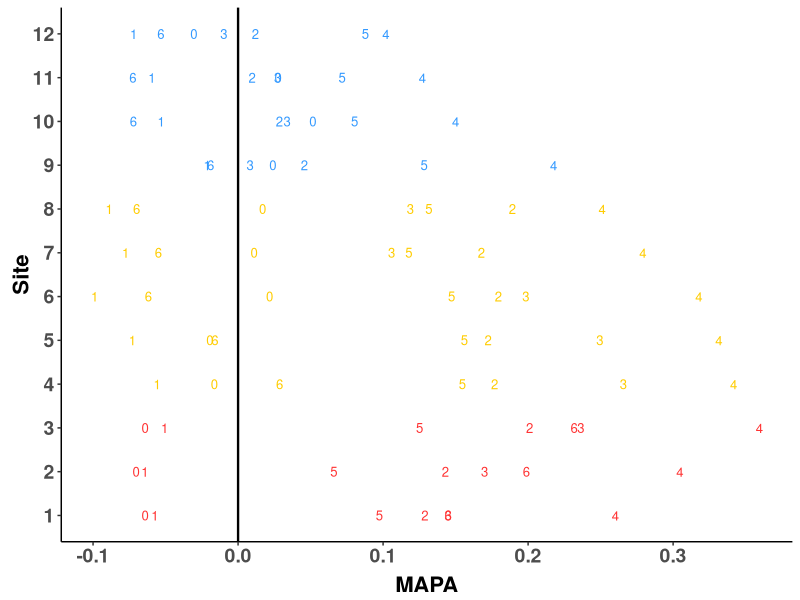

Source code (R):
######

#Import Library
library(tidyverse)

#Import data
dat <- read.csv('Data/env_lag0.csv')

#Clean up dataset and set regions and lables
dat<-dat %>% mutate(Region = ifelse(Lat >= 40, "North", 
                                            ifelse((Lat >35) & (Lat <40), "Centre","South"))) %>%
  mutate(Site.Lat=paste(Lat,Site,sep="_")) #Set up Site.Lat
dat$Region<-as.factor(dat$Region) #Make Region appear in logical order
dat$Region<-factor(dat$Region,levels=c("North","Centre","South"))
Site.label<-c("32.89928_1"="1","34.07808_12"="2","34.28425_2"="3","36.20081_3"="4", 
              "36.69096_4"="5","37.539_5"="6","39.39442_6"="7", "39.74298_7"="8", 
              "41.66546_8"="9","41.80979_9"="10","42.27411_10"="11", "43.37876_11"="12")

dat$Site <- as.character(dat$Site)
#Use ggplot to generate plot with all required formating
MAPA_Lat<-ggplot(dat, aes(x=Site.Lat, y=MAPA_lag0, shape=factor(Year), col=factor(Region)))+ 
  geom_point(aes(fill=Region), size =3)+
  scale_shape_manual(values =c(48:54))+
  scale_y_continuous(name="MAPA")+
  xlab("Site")+
  geom_hline(yintercept = 0, color="black", size=0.8)+
  coord_flip()+
  scale_color_manual(values= c("North"="#3399FF", "Centre"="#FFCC00", "South"="#FF3333")) +
  theme_classic()
MAPA_Lat<-MAPA_Lat + theme(legend.position = "none",
                           axis.title.x=element_text(size=16,vjust = 0, face="bold",hjust=0.5),
                           #axis.ticks.x = element_blank(),
                           axis.text.x = element_text(size=14, face="bold", angle=0,hjust=0.5),
                           axis.text.y = element_text(size=14,face="bold"),
                           axis.title.y = element_text(size=16,vjust = 0, face="bold",hjust=0.5)) +
  scale_x_discrete(labels=Site.label)
MAPA_Lat
